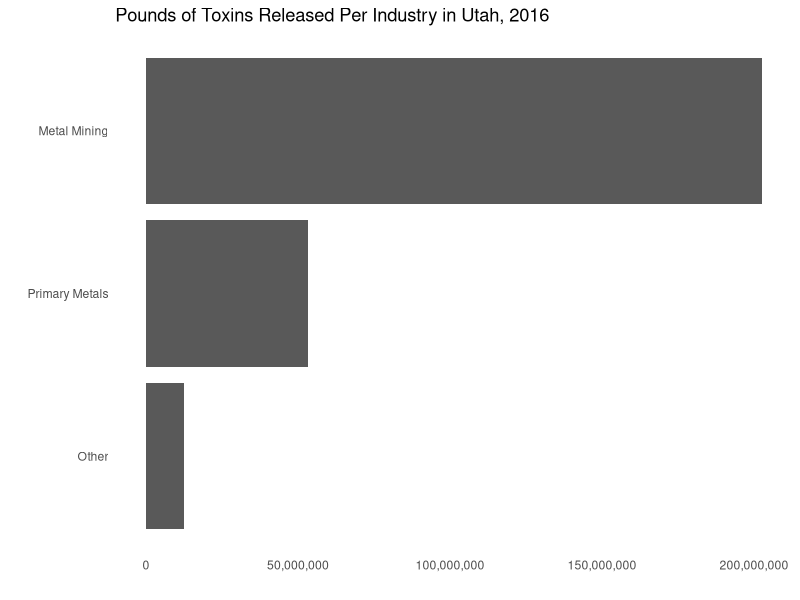

R code for this plot:
library(tidyverse)
library(forcats)
toxindata <- read_csv("TRI_2016_UT.csv")

levels_to_keep <- c("Metal Mining",
                    "Primary Metals")

rolledup <- toxindata %>% 
  mutate(industry_sector = as_factor(case_when(INDUSTRY_SECTOR %in% levels_to_keep ~ INDUSTRY_SECTOR,
                                               TRUE ~ "Other"))) %>% 
  group_by(industry_sector) %>% 
  summarise(totalpounds = sum(`ON-SITE_RELEASE_TOTAL`, na.rm = TRUE))

ggplot(data = rolledup, aes(x = fct_reorder(industry_sector, totalpounds), y = totalpounds)) +
  geom_col() +
  coord_flip() +
  scale_y_continuous(labels = scales::comma) +
  labs(title = "Pounds of Toxins Released Per Industry in Utah, 2016",
       x = "",
       y = "") +
  theme_minimal() +
  theme(panel.grid = element_blank())
